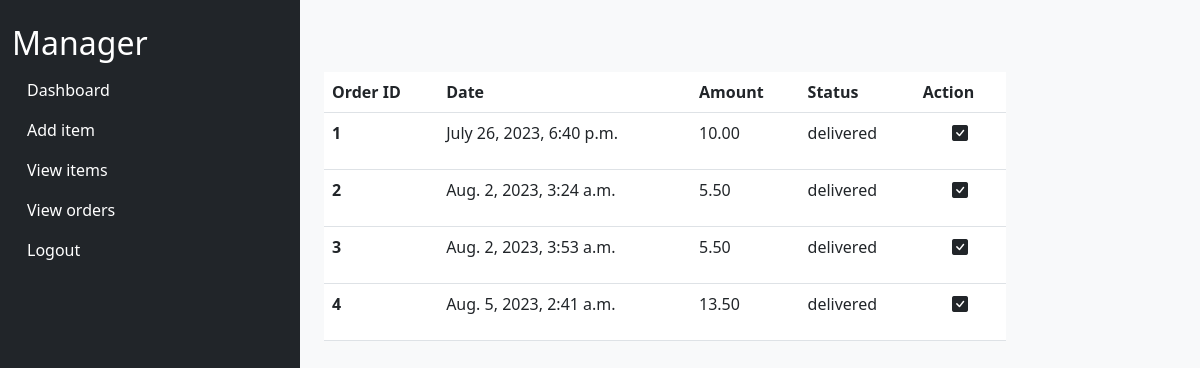
Page /view_all_orders/ (signed in) on the committed database.
### restaurant/models.py (models this page shows)
class Order(models.Model):
    STATUS_CHOICES = (
        ('pending', 'Pending'),
        ('delivered', 'Delivered'), )
    user = models.ForeignKey(User, on_delete=models.CASCADE)
    items = models.ManyToManyField(Item)
    total_price = models.DecimalField(max_digits=10, decimal_places=2)
    order_date = models.DateTimeField(auto_now_add=True)
    status = models.CharField(max_length=10, choices=STATUS_CHOICES, default='pending')

### restaurant/views.py (the view)
# urls.py: path('view_all_orders/', views.view_all_orders, name='view_all_orders'),
@staff_member_required
def view_all_orders(request):
    orders = Order.objects.all()
    return render(request, 'manager/view_orders.html', {'orders': orders})

### templates/manager/view_orders.html
{% extends 'manager/dashboard.html' %}
{% block content %}
{% if orders %}
<br><br>
<table class="table" style="width: 80%;">
    <thead class="thead-dark">
      <tr>
        <th scope="col">Order ID</th>
        <th scope="col">Date</th>
        <th scope="col">Amount</th>
        <th scope="col">Status</th>
        <th scope="col">Action</th>
      </tr>
    </thead>
    <tbody>
        {% for order in orders %}
      <tr>
        <th scope="row">{{ order.id }}</th>
        <td>{{ order.order_date }}</td>
        <td>{{ order.total_price }}</td>
        <td>{{order.status}}</td>
        <td>
          {% if order.status == 'pending' %}
    <form action="{% url 'update_status' order.id %}" method="post">
      {% csrf_token %}
      <button type="submit" class="btn  btn-success" >Mark as Delivered</button>
    </form>
    {% else %}
    <div class="d-flex justify-content-center">
      <p><i class="bi bi-check-square-fill"></i></p>
    </div>
    {% endif %}
        </td>
      </tr>
      {%endfor %}
    </tbody>
  </table>
  <br><br><br><br>
{% else %}
<p>No orders found.</p>
{% endif %}
{% endblock %}

### rows in the picture
Order: id "1", order_date "July 26, 2023, 6:40 p.m.", total_price "10.00", status "delivered"
Order: id "2", order_date "Aug. 2, 2023, 3:24 a.m.", total_price "5.50", status "delivered"
Order: id "3", order_date "Aug. 2, 2023, 3:53 a.m.", total_price "5.50", status "delivered"
Order: id "4", order_date "Aug. 5, 2023, 2:41 a.m.", total_price "13.50", status "delivered"
